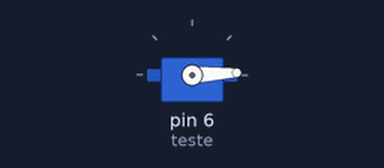
The sketch below on a simulated Arduino Uno, built with avr-gcc and run on an emulated ATmega328P. Shown: servo.

Above: at 0.05 s.
At 0.9 s:
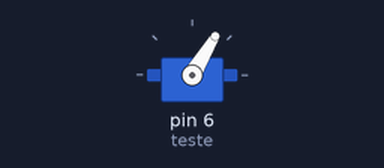
At 1.75 s:
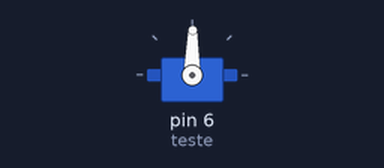
At 3.5 s:
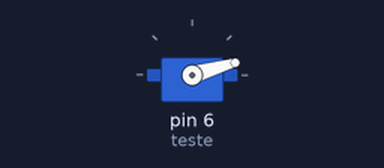
Timing chart, 0 to 6.1 s (numbered marks = the images above):
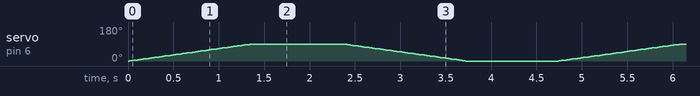

The sketch:

P11-ServoMotor.ino
```cpp
// servo code base
#include <Servo.h>
Servo teste;
int pos;

void setup()
{
teste.attach(6);
  teste.write(0);

}

void loop()
{
  for(pos = 0; pos<90;pos++){
    teste.write(pos);
      delay(15);
}
  delay(1000);

  for( pos = 90; pos>=0;pos--){
    teste.write(pos);
   delay(15);
  }
  delay(1000);

}
```
